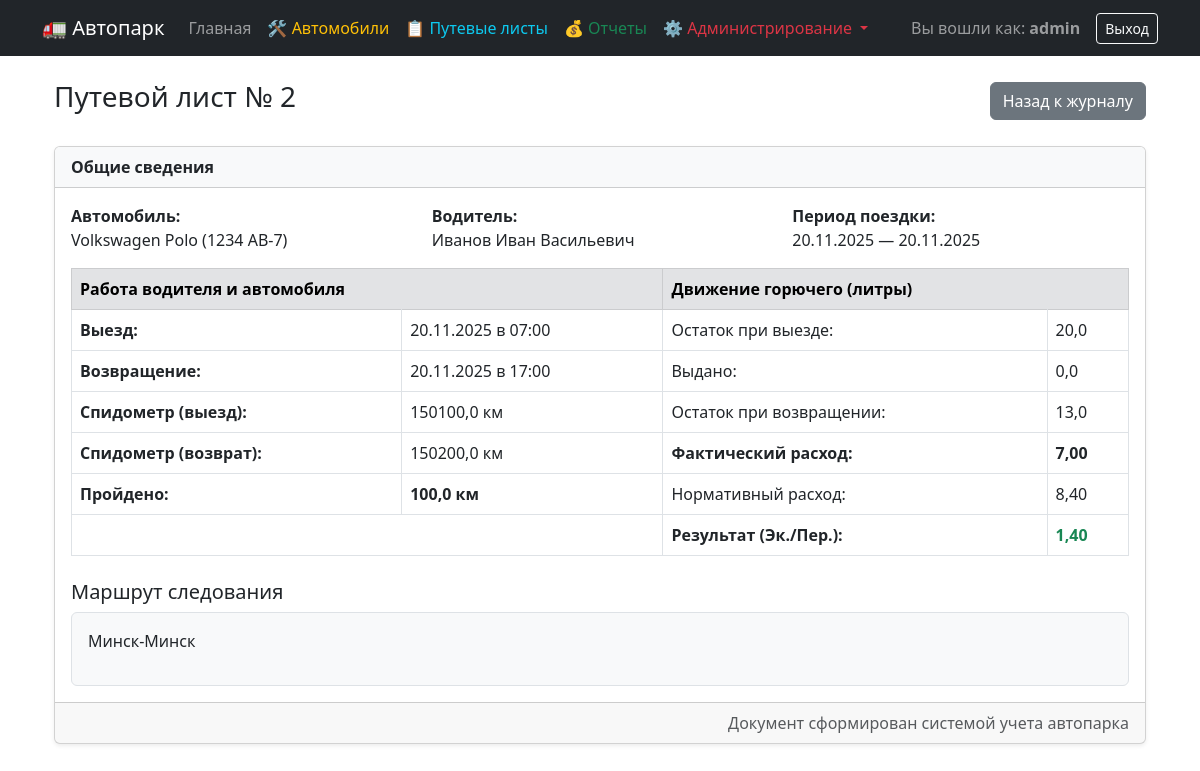
The page /logs/3/ (signed in) on the database its author committed.
### fleet/models.py (models this page shows, shortened)
class TravelLog(models.Model):
    automobile = models.ForeignKey(Automobile, on_delete=models.CASCADE, verbose_name="Автомобиль")
    driver = models.ForeignKey(Driver, on_delete=models.CASCADE, verbose_name="Водитель")
    log_number = models.CharField(max_length=50, default=get_next_log_number, verbose_name="Номер путевого листа")
    start_date = models.DateField(default=timezone.now, verbose_name="Дата начала поездки")
    departure_time = models.TimeField(verbose_name="Время выезда")
    end_date = models.DateField(default=timezone.now, verbose_name="Дата окончания поездки")
    return_time = models.TimeField(verbose_name="Время возвращения")
    start_mileage = models.FloatField(verbose_name="Показания спидометра при выезде")
    end_mileage = models.FloatField(verbose_name="Показания спидометра при возвращении")
    route = models.TextField(verbose_name="Маршрут следования")
    fuel_balance_start = models.FloatField(verbose_name="Остаток горючего при выезде")
    fuel_issued = models.FloatField(default=0, verbose_name="Выдано горючего")
    fuel_balance_end = models.FloatField(verbose_name="Остаток горючего при возвращении")
    @property
    def distance_traveled(self):
        return self.end_mileage - self.start_mileage
    @property
    def normative_fuel(self):
        return (self.distance_traveled / 100) * self.automobile.fuel_consumption_rate
    @property
    def actual_fuel(self):
        return (self.fuel_balance_start + self.fuel_issued) - self.fuel_balance_end
    @property
    def economy_overrun(self):
        return self.normative_fuel - self.actual_fuel
    class Meta:
        verbose_name = "Путевой лист"
        verbose_name_plural = "Путевые листы"
        ordering = ['-start_date', '-id']

class Automobile(models.Model):
    make = models.CharField(max_length=50, verbose_name="Марка")
    model = models.CharField(max_length=50, verbose_name="Модель")
    license_plate = models.CharField(max_length=20, unique=True, verbose_name="Гос. номер")
    fuel_consumption_rate = models.FloatField(verbose_name="Норма расхода (л/100км)")
    current_mileage = models.FloatField(default=0, verbose_name="Текущий пробег (км)")
    inspection_due_date = models.DateField(verbose_name="Дата окончания техосмотра")
    insurance_due_date = models.DateField(verbose_name="Дата окончания страховки")
    last_updated = models.DateTimeField(auto_now=True, verbose_name="Последнее изменение")
    class Meta:
        verbose_name = "Автомобиль"
        verbose_name_plural = "Автомобили"

class Driver(models.Model):
    last_name = models.CharField(max_length=50, verbose_name="Фамилия", default="")
    first_name = models.CharField(max_length=50, verbose_name="Имя", default="")
    middle_name = models.CharField(max_length=50, blank=True, null=True, verbose_name="Отчество")
    contact_info = models.CharField(max_length=200, verbose_name="Контактные данные")
    class Meta:
        verbose_name = "Водитель"
        verbose_name_plural = "Водители"

### fleet/views.py (the view)
# urls.py: path('logs/<int:pk>/', views.log_detail, name='log_detail'),
@login_required
@user_passes_test(is_dispatcher)
def log_detail(request, pk):
    log = get_object_or_404(TravelLog, pk=pk)
    return render(request, 'fleet/log_detail.html', {'log': log})

### fleet/templatetags/fleet_extras.py (called while the page is built)
@register.filter(name='has_group')
def has_group(user, group_name):
    return user.groups.filter(name=group_name).exists()

### fleet/views.py (called while the page is built)
def is_dispatcher(user):
    return user.groups.filter(name='Dispatcher').exists() or user.is_superuser

### fleet/templates/fleet/log_detail.html
{% extends 'fleet/base.html' %}
{% block content %}
    <div class="container mt-4">
        <div class="d-flex justify-content-between align-items-center mb-4">
            <h3>Путевой лист № {{ log.log_number }}</h3>
            <a href="{% url 'log_list' %}" class="btn btn-secondary">Назад к журналу</a>
        </div>
        <div class="card shadow-sm">
            <div class="card-header bg-light">
                <strong>Общие сведения</strong>
            </div>
            <div class="card-body">
                <div class="row mb-3">
                    <div class="col-md-4">
                        <strong>Автомобиль:</strong><br>
                        {{ log.automobile.make }} {{ log.automobile.model }} ({{ log.automobile.license_plate }})
                    </div>
                    <div class="col-md-4">
                        <strong>Водитель:</strong><br>
                        {{ log.driver.last_name }} {{ log.driver.first_name }} {{ log.driver.middle_name|default:"" }}
                    </div>
                    <div class="col-md-4">
                        <strong>Период поездки:</strong><br>
                        {{ log.start_date|date:"d.m.Y" }} — {{ log.end_date|date:"d.m.Y" }}
                    </div>
                </div>
                <table class="table table-bordered mt-3">
                    <thead class="table-secondary">
                    <tr>
                        <th colspan="2">Работа водителя и автомобиля</th>
                        <th colspan="2">Движение горючего (литры)</th>
                    </tr>
                    </thead>
                    <tbody>
                    <tr>
                        <td><strong>Выезд:</strong></td>
                        <td>{{ log.start_date|date:"d.m.Y" }} в {{ log.departure_time|time:"H:i" }}</td>
                        <td>Остаток при выезде:</td>
                        <td>{{ log.fuel_balance_start }}</td>
                    </tr>
                    <tr>
                        <td><strong>Возвращение:</strong></td>
                        <td>{{ log.end_date|date:"d.m.Y" }} в {{ log.return_time|time:"H:i" }}</td>
                        <td>Выдано:</td>
                        <td>{{ log.fuel_issued }}</td>
                    </tr>
                    <tr>
                        <td><strong>Спидометр (выезд):</strong></td>
                        <td>{{ log.start_mileage }} км</td>
                        <td>Остаток при возвращении:</td>
                        <td>{{ log.fuel_balance_end }}</td>
                    </tr>
                    <tr>
                        <td><strong>Спидометр (возврат):</strong></td>
                        <td>{{ log.end_mileage }} км</td>
                        <td><strong>Фактический расход:</strong></td>
                        <td><strong>{{ log.actual_fuel|floatformat:2 }}</strong></td>
                    </tr>
                    <tr>
                        <td><strong>Пройдено:</strong></td>
                        <td><strong>{{ log.distance_traveled }} км</strong></td>
                        <td>Нормативный расход:</td>
                        <td>{{ log.normative_fuel|floatformat:2 }}</td>
                    </tr>
                    <tr>
                        <td colspan="2"></td>
                        <td><strong>Результат (Эк./Пер.):</strong></td>
                        <td class="{% if log.economy_overrun >= 0 %}text-success{% else %}text-danger{% endif %}">
                            <strong>{{ log.economy_overrun|floatformat:2 }}</strong>
                        </td>
                    </tr>
                    </tbody>
                </table>
                <div class="mt-4">
                    <h5>Маршрут следования</h5>
                    <div class="p-3 bg-light border rounded">
                        {{ log.route|linebreaks }}
                    </div>
                </div>
            </div>
            <div class="card-footer text-muted text-end">
                Документ сформирован системой учета автопарка
            </div>
        </div>
    </div>
{% endblock %}

### fleet/templates/fleet/base.html (shortened to what this page needs)
{% load fleet_extras %}
<!DOCTYPE html>
<html lang="ru">
<head>
    <link href="https://cdn.jsdelivr.net/npm/bootstrap@5.3.0/dist/css/bootstrap.min.css" rel="stylesheet">
</head>
<body>
<nav class="navbar navbar-expand-lg navbar-dark bg-dark mb-4">
    <div class="container">
        <a class="navbar-brand" href="{% url 'dashboard' %}">🚛 Автопарк</a>
        {% if user.is_authenticated %}
            <div class="collapse navbar-collapse" id="navbarNav">
                <ul class="navbar-nav me-auto">
                    <li class="nav-item">
                        <a class="nav-link" href="{% url 'dashboard' %}">Главная</a>
                    </li>
                    {% if user|has_group:"Mechanic" or user.is_superuser %}
                        <li class="nav-item">
                            <a class="nav-link text-warning" href="{% url 'car_list' %}">🛠 Автомобили</a>
                        </li>
                    {% endif %}
                    {% if user|has_group:"Dispatcher" or user.is_superuser %}
                        <li class="nav-item">
                            <a class="nav-link text-info" href="{% url 'log_list' %}">📋 Путевые листы</a>
                        </li>
                    {% endif %}
                    {% if user|has_group:"Accountant" or user.is_superuser %}
                        <li class="nav-item">
                            <a class="nav-link text-success" href="{% url 'reports_selection' %}">💰 Отчеты</a>
                        </li>
                    {% endif %}
                    {% if user|has_group:"Administrator" or user.is_superuser %}
                        <li class="nav-item dropdown">
                            <a class="nav-link dropdown-toggle text-danger" href="#" role="button"
                               data-bs-toggle="dropdown">
                                ⚙️ Администрирование
                            </a>
                        </li>
                    {% endif %}
                </ul>
                <span class="navbar-text me-3">
                    Вы вошли как: <b>{{ user.username }}</b>
                </span>
                <form method="post" action="{% url 'logout' %}">
                    <button type="submit" class="btn btn-outline-light btn-sm">Выход</button>
                </form>
            </div>
        {% endif %}
    </div>
</nav>
<div class="container">
    {% block content %}
    {% endblock %}
</div>
</body>
</html>

### rows shown on the page
TravelLog: log_number "2", automobile.make "Volkswagen", automobile.model "Polo", automobile.license_plate "1234 AB-7", driver.last_name "Иванов", driver.first_name "Иван", driver.middle_name "Васильевич", start_date "20.11.2025", end_date "20.11.2025", departure_time "07:00", fuel_balance_start "20,0", return_time "17:00", fuel_issued "0,0", start_mileage "150100,0", fuel_balance_end "13,0", end_mileage "150200,0", actual_fuel "7,00", distance_traveled "100,0", normative_fuel "8,40", economy_overrun "1,40", route "Минск-Минск"

### other values the page prints
{{ user.username }} "admin"
